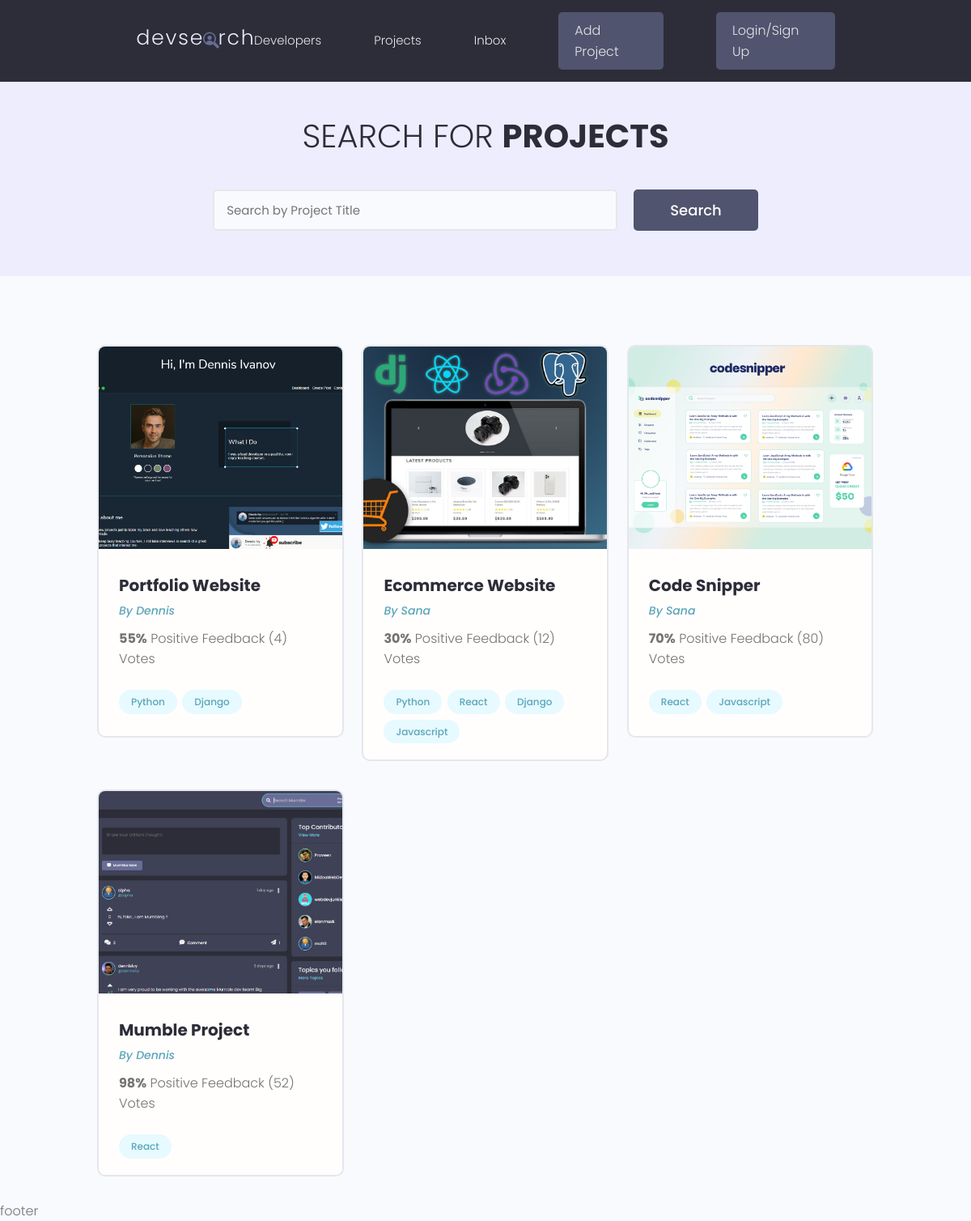
The app's page /projects with its own data.
### projects/models.py (models this page shows, shortened)
class Project(models.Model):
    owner = models.ForeignKey(Profiles, null=True, blank=True, on_delete=models.SET_NULL)
    title = models.CharField(max_length=200)
    description = models.TextField(null=True, blank=True)
    demo_link = models.CharField(max_length=2000, blank=True, null=True)
    source_link = models.CharField(max_length=2000, blank=True, null=True)
    featured_image = models.ImageField(null=True, blank=True, upload_to='profiles/', default="profiles/user-default.png")
    vote_total = models.IntegerField(default=0, null=True, blank=True)
    vote_ratio = models.IntegerField(default=0, null=True, blank=True)
    tags = models.ManyToManyField('Tag', blank=True)
    created = models.DateTimeField(auto_now_add=True)
    id = models.UUIDField(default=uuid.uuid4, unique=True, primary_key=True, editable=False)

class Tag(models.Model):
    name = models.CharField(max_length=200)
    created = models.DateTimeField(auto_now_add=True)
    id = models.UUIDField(default=uuid.uuid4, unique=True, primary_key=True, editable=False)
    def __str__(self):
        return self.name

### users/models.py (models this page shows, shortened)
class Profiles(models.Model):
    user = models.OneToOneField(User, on_delete=models.CASCADE, null=True, blank=True)
    username = models.CharField(max_length=200, null=True, blank=True)
    location = models.CharField(max_length=200, null=True, blank=True)
    name = models.CharField(max_length=200, blank=True, null=True)
    email = models.EmailField(max_length=500, blank=True, null=True)
    short_intro = models.CharField(max_length=200, blank=True, null=True)
    bio = models.TextField(max_length=200, null=True)
    profile_image = models.ImageField(blank=True, null=True, upload_to='profiles/', default='profiles/user-default.png')
    social_github = models.CharField(max_length=200, blank=True, null=True)
    social_twitter = models.CharField(max_length=200, blank=True, null=True)
    social_linkdin = models.CharField(max_length=200, blank=True, null=True)
    social_youtube = models.CharField(max_length=200, blank=True, null=True)
    social_website = models.CharField(max_length=200, blank=True, null=True)
    created = models.DateTimeField(auto_now_add=True)
    id = models.UUIDField(default=uuid.uuid4, unique=True, primary_key=True, editable=False)

### projects/views.py (the view)
# urls.py: path('projects', include('projects.urls')),
def projects(request):
    projects = Project.objects.all()
    context = {'projects': projects}
    return render(request, 'projects/projects.html', context)

### projects/templates/projects/projects.html (shortened to what this page needs)
{% extends 'main.html' %}
{% block content %}
<main class="projects">
    <section class="hero-section text-center">
        <div class="container container--narrow">
            <div class="hero-section__box">
                <h2>Search for <span>Projects</span></h2>
            </div>
            <div class="hero-section__search">
                <form id='searchForm' class="form" action="{% url 'projects' %}" method="get">
                    <div class="form__field">
                        <input class="input input--text" id="formInput#search" type="text" name="search_query"
                            placeholder="Search by Project Title" value="{{search_query}}" />
                    </div>
                    <input class="btn btn--sub btn--lg" type="submit" value="Search" />
                </form>
            </div>
        </div>
    </section>
    <section class="projectsList">
        <div class="container">
            <div class="grid grid--three">
                {% for project in projects %}
                <div class="column">
                    <div class="card project">
                        <a href="{% url 'project' project.id %}" class="project">
                            <img class="project__thumbnail" src="{{project.featured_image.url}}" alt="project thumbnail" />
                            <div class="card__body">
                                <h3 class="project__title">{{project.title}}</h3>
                                <p><a class="project__author"
                                      href="
                                            {% url 'user-profile' project.owner.id %}
                                            ">By
                                        {{project.owner.name}}
                                </a>
                                </p>
                                <p class="project--rating">
                                    <span style="font-weight: bold;">{{project.vote_ratio}}%</span> Positive
                                    Feedback ({{project.vote_total}}) Vote{{project.vote_total|pluralize:"s"}}
                                </p>
                                <div class="project__tags">
                                    {% for tag in project.tags.all %}
                                    <span class="tag tag--pill tag--main">
                                        <small>{{tag}}</small>
                                    </span>
                                    {% endfor %}
                                </div>
                            </div>
                        </a>
                    </div>
                </div>
                {% endfor %}
            </div>
        </div>
    </section>
</main>
{% endblock %}

### static/styles/app.css (style rules this page uses)
:root { --color-sub: #2d2d39; }
.btn--sub { background-color: var(--color-sub-light); }
.card { border: 2px solid var(--color-light); }
img { width: 100%; }
.hero-section { height: 40vh; display: flex; align-items: center; background-color: var(--color-sub); }
.hero-section__box { margin-bottom: 4rem; }
.hero-section__box > h2, .hero-section__box > h2 > span { font-size: 4rem; color: var(--color-light); line-height: 1.3; text-transform: uppercase; }
.hero-section__box > h2 { font-weight: 300; }
.hero-section__box > h2 > span { font-weight: 700; }
.hero-section__search > .form { display: flex; align-items: center; justify-content: center; gap: 2rem; }
.hero-section__search > .form input.input--text { width: 50rem; }
.project__author { font-size: 1.4rem; font-style: italic; }
.project--rating { margin-bottom: 1.6em; margin-top: .5em; }
.projects > .hero-section { background: var(--color-sub-lighter); height: 30vh; }
.projects .hero-section__box { margin-bottom: 2.5rem; }
.projects .hero-section__box > h2 { color: var(--color-sub); }
.projects .hero-section__box > h2 > span { font-weight: 700; color: var(--color-sub); }
.projectsList { margin-top: 8rem; }
.project__thumbnail { height: 25rem; object-fit: cover; object-position: top center; }
.project__title { font-size: 2rem; font-weight: 700; color: var(--color-sub); }

### static/uikit/styles/modules/_variables.css (style rules this page uses)
:root { --color-main: #5aa5b9; --color-main-light: #e6faff; --color-sub: #3f4156; --color-sub-light: #51546e; --color-sub-lighter: #ededfd; --color-text: #737373; --color-gray: #8b8b8b; --color-light: #e5e7eb; --color-light-gray: #767676; --color-bg: #f8fafd; --color-white: #fffefd; --color-white-light: #f3f3f3; --color-success: #359e64; --color-success-bg: #def8e8; --color-error: #fc4b0b; --color-error-bg: #fff2ee; --font-base: 'Poppins', arial, helvetica, 'Segoe UI', roboto, ubuntu, sans-serif; --font-monospace: 'Fira Code', 'Courier New', courier, monospace; --font-regular: 300; --font-medium: 500; --font-bold: 700; --generic-shadow: 1px 1px 5px #00000010; --generic-transition: all 0.3s ease-in-out; }

### static/uikit/styles/modules/_base.css (style rules this page uses)
* { margin: 0; padding: 0; box-sizing: border-box; text-rendering: optimizeLegibility; color: inherit; font-size: inherit; }
html { font-size: 50%; }
@media only screen and (min-width: 480px) { html { font-size: 56.25%; } }
@media only screen and (min-width: 1200px) { html { font-size: 62.5%; } }
body { line-height: 1.6; font-weight: 400; font-size: 1.5rem; color: var(--color-text); background-color: var(--color-bg); min-height: 100vh; }

### static/uikit/styles/modules/_typography.css (style rules this page uses)
* { font-family: var(--font-base); }
h2 { font-size: 3.6rem; font-weight: var(--font-bold); }
h3 { font-size: 3.2rem; font-weight: var(--font-medium); }
p, span, strong { font-size: 1.6rem; color: var(--color-text); font-weight: var(--font-regular); }
a { padding-bottom: 2px; text-decoration: none; display: inline-block; color: var(--color-main); font-weight: var(--font-medium); }

### static/uikit/styles/modules/_utilities.css (style rules this page uses)
.container { width: 92%; max-width: 165rem; margin: 0 auto; box-sizing: border-box; }
.container--narrow { width: 92%; max-width: 120rem; }
@media screen and (min-width: 1000px) { .container { width: 90%; } }
@media screen and (min-width: 1000px) { .container--narrow { width: 85%; } }
@media screen and (min-width: 1200px) { .container { width: 80%; } }
@media screen and (min-width: 1200px) { .container--narrow { width: 72%; } }
.text-center { text-align: center; }

### static/uikit/styles/modules/_button.css (style rules this page uses)
.btn { display: inline-block; position: relative; cursor: pointer; background-color: var(--color-light); font-weight: var(--font-medium); color: var(--color-sub); text-decoration: none; padding: 1rem 2rem; border-radius: 0.5rem; border: none; width: -webkit-fit-content; width: -moz-fit-content; width: fit-content; height: -webkit-fit-content; height: -moz-fit-content; height: fit-content; font-size: 1.6rem; outline-width: 0; outline-color: transparent; -webkit-backface-visibility: hidden; backface-visibility: hidden; transition: all 0.3s ease-in-out; }
.btn--sub { background-color: var(--color-sub); color: var(--color-white); }
.btn--lg { font-size: 1.8rem; padding: 1.2rem 4.5rem; }

### static/uikit/styles/modules/_card.css (style rules this page uses)
.card { border-radius: 1rem; background-color: var(--color-white); border: 1.5px solid var(--color-light); width: auto; height: auto; margin-top: 0.5rem; margin-bottom: 0.5rem; overflow: hidden; }
.card__body, .card__header { padding: 2rem 2.5rem; }

### records on screen
Project: featured_image (picture), title "Portfolio Website", owner.name "Dennis", vote_ratio "55", vote_total "4"
Tag: name "Python"
Tag: name "Django"
Project: featured_image (picture), title "Ecommerce Website", owner.name "Sana", vote_ratio "30", vote_total "12"
Tag: name "React"
Tag: name "Javascript"
Project: featured_image (picture), title "Code Snipper", owner.name "Sana", vote_ratio "70", vote_total "80"
Project: featured_image (picture), title "Mumble Project", owner.name "Dennis", vote_ratio "98", vote_total "52"
